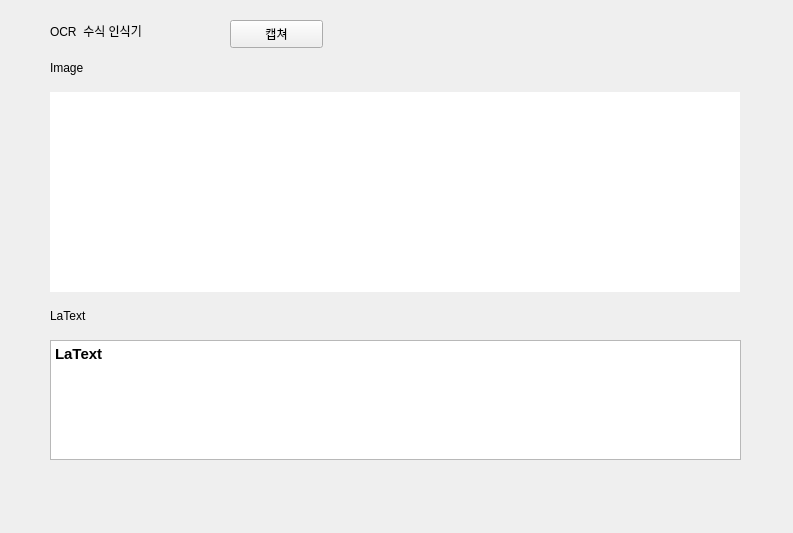
<?xml version="1.0" encoding="UTF-8"?>
<ui version="4.0">
 <class>MainWindow</class>
 <widget class="QMainWindow" name="MainWindow">
  <property name="geometry">
   <rect>
    <x>0</x>
    <y>0</y>
    <width>793</width>
    <height>533</height>
   </rect>
  </property>
  <property name="windowTitle">
   <string>ConnectNet OCR 수식기</string>
  </property>
  <widget class="QWidget" name="centralwidget">
   <widget class="QLabel" name="label_title">
    <property name="geometry">
     <rect>
      <x>50</x>
      <y>20</y>
      <width>171</width>
      <height>21</height>
     </rect>
    </property>
    <property name="styleSheet">
     <string notr="true">font: 12pt &quot;Arial&quot;;</string>
    </property>
    <property name="text">
     <string>OCR  수식 인식기</string>
    </property>
   </widget>
   <widget class="QPushButton" name="pushButton">
    <property name="geometry">
     <rect>
      <x>230</x>
      <y>20</y>
      <width>93</width>
      <height>28</height>
     </rect>
    </property>
    <property name="text">
     <string>캡쳐</string>
    </property>
   </widget>
   <widget class="QWidget" name="verticalLayoutWidget">
    <property name="geometry">
     <rect>
      <x>50</x>
      <y>50</y>
      <width>691</width>
      <height>419</height>
     </rect>
    </property>
    <layout class="QVBoxLayout" name="verticalLayout_2">
     <item>
      <widget class="QLabel" name="label">
       <property name="maximumSize">
        <size>
         <width>16777215</width>
         <height>20</height>
        </size>
       </property>
       <property name="text">
        <string>Image</string>
       </property>
      </widget>
     </item>
     <item>
      <widget class="QLabel" name="label_capture">
       <property name="maximumSize">
        <size>
         <width>690</width>
         <height>200</height>
        </size>
       </property>
       <property name="styleSheet">
        <string notr="true">background:rgb(255,255,255)</string>
       </property>
       <property name="text">
        <string/>
       </property>
      </widget>
     </item>
     <item>
      <widget class="QLabel" name="latext_title">
       <property name="maximumSize">
        <size>
         <width>16777215</width>
         <height>20</height>
        </size>
       </property>
       <property name="text">
        <string>LaText</string>
       </property>
      </widget>
     </item>
     <item>
      <widget class="QTextEdit" name="latext">
       <property name="maximumSize">
        <size>
         <width>16777215</width>
         <height>120</height>
        </size>
       </property>
       <property name="font">
        <font>
         <family>Arial</family>
         <pointsize>12</pointsize>
         <weight>75</weight>
         <bold>true</bold>
        </font>
       </property>
       <property name="html">
        <string>&lt;!DOCTYPE HTML PUBLIC &quot;-//W3C//DTD HTML 4.0//EN&quot; &quot;http://www.w3.org/TR/REC-html40/strict.dtd&quot;&gt;
&lt;html&gt;&lt;head&gt;&lt;meta name=&quot;qrichtext&quot; content=&quot;1&quot; /&gt;&lt;style type=&quot;text/css&quot;&gt;
p, li { white-space: pre-wrap; }
&lt;/style&gt;&lt;/head&gt;&lt;body style=&quot; font-family:'Arial'; font-size:11pt; font-weight:600; font-style:normal;&quot;&gt;
&lt;p style=&quot; margin-top:0px; margin-bottom:0px; margin-left:0px; margin-right:0px; -qt-block-indent:0; text-indent:0px;&quot;&gt;&lt;span style=&quot; font-family:'Gulim';&quot;&gt;LaText&lt;/span&gt;&lt;/p&gt;&lt;/body&gt;&lt;/html&gt;</string>
       </property>
      </widget>
     </item>
    </layout>
   </widget>
  </widget>
 </widget>
 <resources>
  <include location="main.qrc"/>
 </resources>
 <connections/>
</ui>
